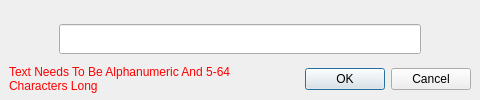
<?xml version="1.0" encoding="UTF-8"?>
<ui version="4.0">
 <class>StringEntryPopupClass</class>
 <widget class="QDialog" name="StringEntryPopupClass">
  <property name="geometry">
   <rect>
    <x>0</x>
    <y>0</y>
    <width>480</width>
    <height>100</height>
   </rect>
  </property>
  <property name="sizePolicy">
   <sizepolicy hsizetype="Fixed" vsizetype="Fixed">
    <horstretch>0</horstretch>
    <verstretch>0</verstretch>
   </sizepolicy>
  </property>
  <property name="minimumSize">
   <size>
    <width>480</width>
    <height>100</height>
   </size>
  </property>
  <property name="maximumSize">
   <size>
    <width>480</width>
    <height>100</height>
   </size>
  </property>
  <property name="windowTitle">
   <string>Insert Text</string>
  </property>
  <layout class="QGridLayout" name="gridLayout">
   <property name="sizeConstraint">
    <enum>QLayout::SizeConstraint::SetNoConstraint</enum>
   </property>
   <property name="leftMargin">
    <number>9</number>
   </property>
   <property name="topMargin">
    <number>0</number>
   </property>
   <property name="rightMargin">
    <number>9</number>
   </property>
   <property name="bottomMargin">
    <number>0</number>
   </property>
   <property name="spacing">
    <number>0</number>
   </property>
   <item row="1" column="1">
    <widget class="QLineEdit" name="lineEdit">
     <property name="maximumSize">
      <size>
       <width>16777215</width>
       <height>30</height>
      </size>
     </property>
     <property name="styleSheet">
      <string notr="true">QLineEdit[error=&quot;true&quot;]{
		border: 2px solid red;
}</string>
     </property>
     <property name="maxLength">
      <number>64</number>
     </property>
    </widget>
   </item>
   <item row="1" column="0">
    <spacer name="horizontalSpacer">
     <property name="orientation">
      <enum>Qt::Orientation::Horizontal</enum>
     </property>
     <property name="sizeType">
      <enum>QSizePolicy::Policy::Fixed</enum>
     </property>
     <property name="sizeHint" stdset="0">
      <size>
       <width>50</width>
       <height>20</height>
      </size>
     </property>
    </spacer>
   </item>
   <item row="1" column="2">
    <spacer name="horizontalSpacer_2">
     <property name="orientation">
      <enum>Qt::Orientation::Horizontal</enum>
     </property>
     <property name="sizeType">
      <enum>QSizePolicy::Policy::Fixed</enum>
     </property>
     <property name="sizeHint" stdset="0">
      <size>
       <width>50</width>
       <height>20</height>
      </size>
     </property>
    </spacer>
   </item>
   <item row="3" column="0" colspan="3">
    <layout class="QHBoxLayout" name="horizontalLayout_2">
     <property name="spacing">
      <number>0</number>
     </property>
     <property name="sizeConstraint">
      <enum>QLayout::SizeConstraint::SetNoConstraint</enum>
     </property>
     <item>
      <widget class="QLabel" name="label">
       <property name="enabled">
        <bool>true</bool>
       </property>
       <property name="sizePolicy">
        <sizepolicy hsizetype="Preferred" vsizetype="Fixed">
         <horstretch>0</horstretch>
         <verstretch>0</verstretch>
        </sizepolicy>
       </property>
       <property name="maximumSize">
        <size>
         <width>16777215</width>
         <height>32</height>
        </size>
       </property>
       <property name="font">
        <font/>
       </property>
       <property name="styleSheet">
        <string notr="true">color: red;</string>
       </property>
       <property name="text">
        <string>Text Needs To Be Alphanumeric And 5-64 Characters Long</string>
       </property>
       <property name="alignment">
        <set>Qt::AlignmentFlag::AlignLeading|Qt::AlignmentFlag::AlignLeft|Qt::AlignmentFlag::AlignVCenter</set>
       </property>
       <property name="wordWrap">
        <bool>true</bool>
       </property>
       <property name="textInteractionFlags">
        <set>Qt::TextInteractionFlag::NoTextInteraction</set>
       </property>
      </widget>
     </item>
     <item>
      <widget class="QDialogButtonBox" name="buttonBox">
       <property name="maximumSize">
        <size>
         <width>16777215</width>
         <height>32</height>
        </size>
       </property>
       <property name="standardButtons">
        <set>QDialogButtonBox::StandardButton::Cancel|QDialogButtonBox::StandardButton::Ok</set>
       </property>
      </widget>
     </item>
    </layout>
   </item>
   <item row="0" column="1">
    <spacer name="verticalSpacer">
     <property name="orientation">
      <enum>Qt::Orientation::Vertical</enum>
     </property>
     <property name="sizeType">
      <enum>QSizePolicy::Policy::Fixed</enum>
     </property>
     <property name="sizeHint" stdset="0">
      <size>
       <width>20</width>
       <height>20</height>
      </size>
     </property>
    </spacer>
   </item>
   <item row="2" column="1">
    <spacer name="verticalSpacer_2">
     <property name="orientation">
      <enum>Qt::Orientation::Vertical</enum>
     </property>
     <property name="sizeType">
      <enum>QSizePolicy::Policy::Fixed</enum>
     </property>
     <property name="sizeHint" stdset="0">
      <size>
       <width>20</width>
       <height>5</height>
      </size>
     </property>
    </spacer>
   </item>
  </layout>
 </widget>
 <layoutdefault spacing="6" margin="11"/>
 <resources/>
 <connections>
  <connection>
   <sender>buttonBox</sender>
   <signal>accepted()</signal>
   <receiver>StringEntryPopupClass</receiver>
   <slot>AttemptAccept()</slot>
   <hints>
    <hint type="sourcelabel">
     <x>293</x>
     <y>239</y>
    </hint>
    <hint type="destinationlabel">
     <x>293</x>
     <y>130</y>
    </hint>
   </hints>
  </connection>
  <connection>
   <sender>buttonBox</sender>
   <signal>rejected()</signal>
   <receiver>StringEntryPopupClass</receiver>
   <slot>reject()</slot>
   <hints>
    <hint type="sourcelabel">
     <x>293</x>
     <y>239</y>
    </hint>
    <hint type="destinationlabel">
     <x>293</x>
     <y>130</y>
    </hint>
   </hints>
  </connection>
  <connection>
   <sender>lineEdit</sender>
   <signal>textChanged(QString)</signal>
   <receiver>StringEntryPopupClass</receiver>
   <slot>ResetError()</slot>
   <hints>
    <hint type="sourcelabel">
     <x>239</x>
     <y>26</y>
    </hint>
    <hint type="destinationlabel">
     <x>239</x>
     <y>41</y>
    </hint>
   </hints>
  </connection>
 </connections>
 <slots>
  <slot>AttemptAccept()</slot>
  <slot>ResetError()</slot>
 </slots>
</ui>
